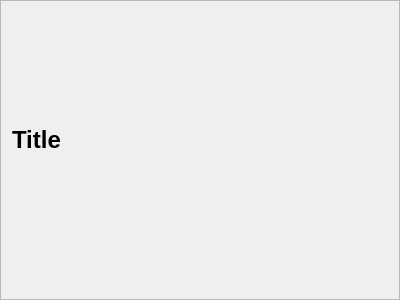
<?xml version="1.0" encoding="UTF-8"?>
<ui version="4.0">
 <class>SongGroup</class>
 <widget class="QFrame" name="SongGroup">
  <property name="geometry">
   <rect>
    <x>0</x>
    <y>0</y>
    <width>400</width>
    <height>300</height>
   </rect>
  </property>
  <property name="windowTitle">
   <string>Frame</string>
  </property>
  <property name="frameShape">
   <enum>QFrame::StyledPanel</enum>
  </property>
  <property name="frameShadow">
   <enum>QFrame::Raised</enum>
  </property>
  <layout class="QVBoxLayout" name="verticalLayout_2">
   <item>
    <widget class="QLabel" name="groupName">
     <property name="text">
      <string>&lt;H1&gt;Title&lt;/H1&gt;</string>
     </property>
    </widget>
   </item>
   <item>
    <layout class="QHBoxLayout" name="horizontalLayout">
     <item>
      <spacer name="horizontalSpacer">
       <property name="orientation">
        <enum>Qt::Horizontal</enum>
       </property>
       <property name="sizeType">
        <enum>QSizePolicy::Fixed</enum>
       </property>
       <property name="sizeHint" stdset="0">
        <size>
         <width>40</width>
         <height>20</height>
        </size>
       </property>
      </spacer>
     </item>
     <item>
      <layout class="QVBoxLayout" name="songs"/>
     </item>
    </layout>
   </item>
  </layout>
 </widget>
 <resources/>
 <connections/>
</ui>
